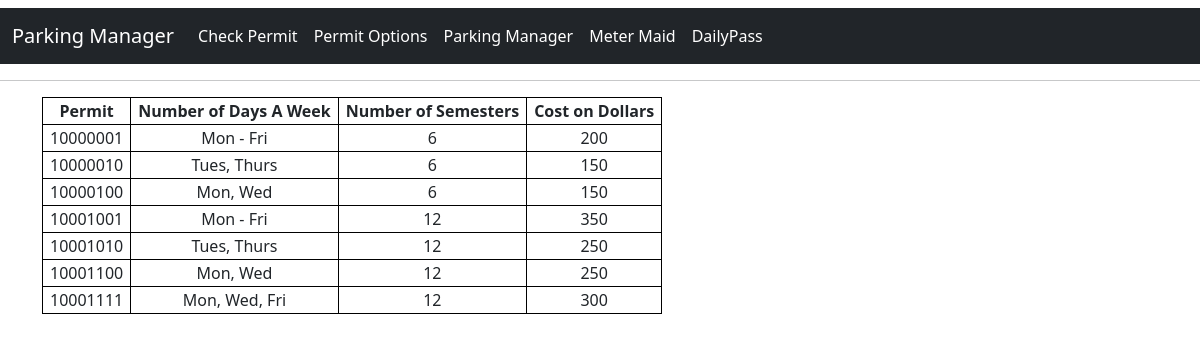
/PermitOptions, run on the app's committed database.
### tables this page shows
CREATE TABLE PERMIT_TYPE_TABLE(
	PERMIT_TYPE_ID			INTEGER	NOT NULL UNIQUE,
	DAYS_A_WEEK				VARCHAR(20)		NOT NULL,
	NUMBER_OF_MONTHS		INTEGER		NOT NULL,
	PRICE					INTEGER			NOT NULL,
	PRIMARY KEY(PERMIT_TYPE_ID));

### app/routes.py (the view)
@parking.route('/PermitOptions')
def options():
    conn = create_connection(basedir + '/Parking.db')
    cur = conn.cursor()
    cur.execute("Select * from PERMIT_TYPE_TABLE;")
    rows = cur.fetchall()
    return render_template('options.html', rows=rows)

### app/__init__.py (called while the page is built)
def create_connection(db_file):
    conn = None
    try:
        conn = sqlite3.connect(db_file)
    except Error as e:
        print(e)
    return conn

### app/templates/options.html
{% extends 'base.html' %}
{% block content %}
    <table>
        <tr>
            <th>Permit</th>
            <th>Number of Days A Week</th>
            <th>Number of Semesters</th>
            <th>Cost on Dollars</th>
        </tr>
        {% for row in rows %}
            <tr>
                {% for col in row %}
                    <td> {{ col }} </td>
                {% endfor %}
            </tr>
        {% endfor %}
    </table>
{% endblock %}

### app/templates/base.html (shortened to what this page needs)
<!DOCTYPE html>
<html>
    <head>
        <link href="https://cdn.jsdelivr.net/npm/bootstrap@5.0.2/dist/css/bootstrap.min.css" rel="stylesheet">
    <body style="background-color: #ffffff"  >
        <nav class="navbar navbar-expand-lg navbar-dark bg-dark">
            <div class="container-fluid">
                <a class="navbar-brand" href="#">Parking Manager</a>
                <div class="collapse navbar-collapse" id="navbarSupportedContent">
                    <ul class="navbar-nav me-auto mb-2 mb-lg-0">
                        <li class="nav-item"><a class="nav-link active" aria-current="page" href="/PermitHolder">Check Permit</a></li>
                        <li class="nav-item"><a class="nav-link active" aria-current="page" href="/PermitOptions">Permit Options</a></li>
                        <li class="nav-item"><a class="nav-link active" aria-current="page" href="/ParkingManager">Parking Manager</a></li>
                        <li class="nav-item"><a class="nav-link active" aria-current="page" href="/MeterMaid">Meter Maid</a></li>
                        <li class="nav-item"><a class="nav-link active" aria-current="page" href="/DailyPass">DailyPass</a></li>
                    </ul>
                </div>
            </div>
        </nav>
        <hr>
        <div class="container">
            <div class="row-sm-auto">
                <div class="col-sm-auto" style="text-align: center;">
                    {% block content %} {% endblock %}
                </div>
        </div>
    </body>
</html>

### app/templates/base.html (style rules this page uses)
table, th, td { border: 1px solid black; padding-left: 7px; padding-right: 7px; }

### data on the page
PERMIT_TYPE_TABLE: PERMIT_TYPE_ID "10000001", DAYS_A_WEEK "Mon - Fri", row "6" "200"
PERMIT_TYPE_TABLE: PERMIT_TYPE_ID "10000010", DAYS_A_WEEK "Tues, Thurs", row "6" "150"
PERMIT_TYPE_TABLE: PERMIT_TYPE_ID "10000100", DAYS_A_WEEK "Mon, Wed", row "6" "150"
PERMIT_TYPE_TABLE: PERMIT_TYPE_ID "10001001", DAYS_A_WEEK "Mon - Fri", row "12", PRICE "350"
PERMIT_TYPE_TABLE: PERMIT_TYPE_ID "10001010", DAYS_A_WEEK "Tues, Thurs", row "12" "250"
PERMIT_TYPE_TABLE: PERMIT_TYPE_ID "10001100", DAYS_A_WEEK "Mon, Wed", row "12" "250"
PERMIT_TYPE_TABLE: PERMIT_TYPE_ID "10001111", DAYS_A_WEEK "Mon, Wed, Fri", row "12", PRICE "300"
